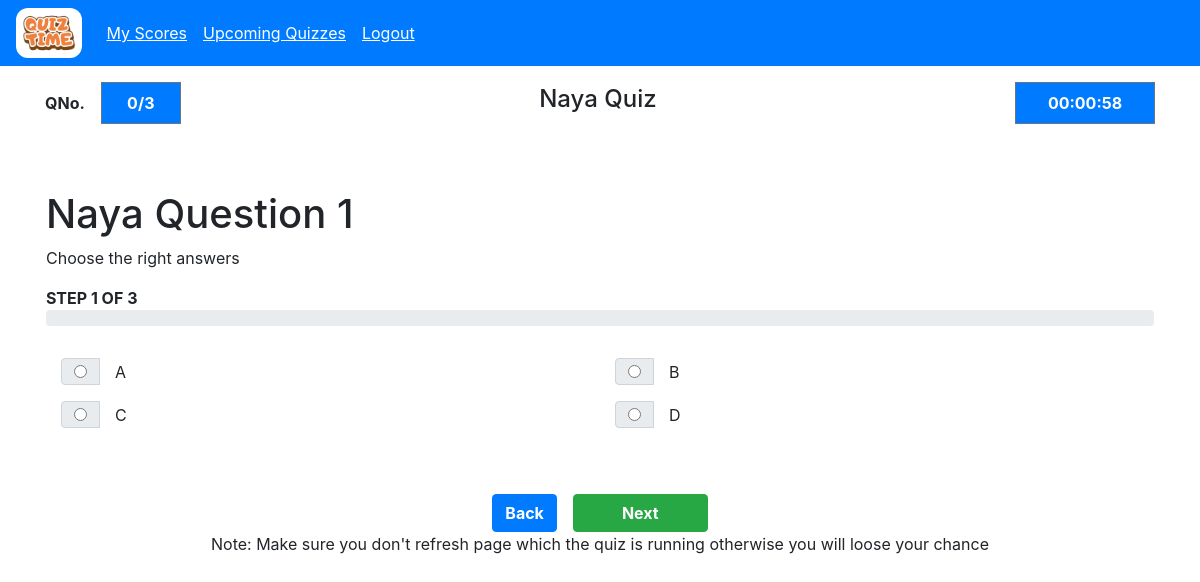
/user/quiz/start?quiz_id=2c81e332-cca0-444c-ad05-cfd09a8bd443 (signed in), run on the app's committed database.
### models/model.py (models this page shows)
class Quiz(db.Model):
    __tablename__='quiz'
    id=db.Column(db.VARCHAR(100), primary_key=True)
    quiz_title=db.Column(db.VARCHAR(100), nullable=False)
    chapter_id=db.Column(db.VARCHAR(100), db.ForeignKey('chapters.id'), nullable=False)
    chapter_code=db.Column(db.VARCHAR(100), db.ForeignKey('chapters.code'), nullable=False)
    date_of_quiz=db.Column(db.DATE, nullable=False)
    time_duration_hr=db.Column(db.Integer, nullable=False)
    time_duration_min=db.Column(db.Integer, nullable=False)
    remarks=db.Column(db.VARCHAR(100), nullable=False)
    created_at=db.Column(db.TIMESTAMP, nullable=False)
    updated_at=db.Column(db.TIMESTAMP, nullable=False)
    is_active=db.Column(db.Boolean, default=True, nullable=False)
    user_id=db.Column(db.VARCHAR(100), db.ForeignKey('users.id'), nullable=True)
    total_marks=db.Column(db.Integer, nullable=False)

class Questions(db.Model):
    __tablename__='questions'
    id=db.Column(db.VARCHAR(100), primary_key=True)
    quiz_id=db.Column(db.VARCHAR(100), db.ForeignKey('quiz.id'), nullable=False)
    question_title=db.Column(db.VARCHAR(100),nullable=False)
    question_statement=db.Column(db.VARCHAR(100), nullable=False)
    chapter_id=db.Column(db.VARCHAR(100), db.ForeignKey('chapters.id'), nullable=False)
    chapter_code=db.Column(db.VARCHAR(100), db.ForeignKey('chapters.code'), nullable=False)
    option_1=db.Column(db.VARCHAR(100), nullable=False)
    option_2=db.Column(db.VARCHAR(100), nullable=False)
    option_3=db.Column(db.VARCHAR(100), nullable=False)
    option_4=db.Column(db.VARCHAR(100), nullable=False)
    created_at = db.Column(db.TIMESTAMP, nullable=False)
    updated_at = db.Column(db.TIMESTAMP, nullable=False)
    correct_option=db.Column(db.Integer, nullable=False)
    marks=db.Column(db.Integer, nullable=False)

### controllers/users/user.py (the view)
@user.route("/quiz/start")
@login_required
@role_required("user")
def start_quiz():
    try:
        quiz_id = request.args.get("quiz_id", "")
        if not quiz_id:
            raise ValueError("quiz_id is required")
        quiz = Quiz.query.filter_by(id=quiz_id).first()
        if not quiz:
            return flash_and_redirect("Quiz not found", "danger", url_for("user.user_quizzes",skip=0,take=25))
        all_questions = Questions.query.filter_by(quiz_id=quiz.id).all()
        total_rows = Questions.query.filter_by(quiz_id=quiz_id).count()
        initial_state = {
            "quiz_id": quiz.id,
            "current_question": 0,
            "answers": {}
        }
        session["quiz_progress"] = initial_state
        return render_template("user/start_quiz.html",paper_state=initial_state, total_rows=total_rows, quiz=quiz, rows=all_questions)
    except Exception as e:
        return flash_and_redirect(str(e), "danger", url_for("user.user_quizzes",skip=0,take=25))

### app.py (called while the page is built)
    @login_manager.user_loader
    def load_user(user_id):
        return User.query.get(user_id)

### controllers/decorator.py (called while the page is built)
def role_required(role):
    def decorator(func):
        @wraps(func)
        def wrapper(*args, **kwargs):
            if not current_user.is_authenticated:
                return redirect(url_for("auth.login"))
            if current_user.user_type != role and session.get("user_type") != role:
                if current_user.user_type == "admin":
                    return redirect(url_for("admin.admin_home"))
                return redirect(url_for("user.user_home"))
            return func(*args, **kwargs)
        return wrapper
    return decorator

### templates/user/start_quiz.html (shortened to what this page needs)
{% extends "base.html" %} {% block title %}Score Page{% endblock %} {% block
content %} {% include "user/user_wrapper.html" %}
<section class="p-3 d-flex flex-column align-items-center min-vh-100">
  <div class="container d-flex align-items-center justify-content-between">
    <div class="d-flex align-items-center">
      <p class="font-weight-bold m-0 mr-3">QNo.</p>
      <div
        style="width: 80px"
        class="bg-primary text-center p-2 d-flex justify-content-center align-items-center border border-secondary"
      >
        <span class="font-weight-bold text-white"
          >{{ paper_state.current_question }}/{{ total_rows }}</span
        >
      </div>
    </div>
    <div>
      <h4 id="title">{{ quiz.quiz_title }}</h4>
    </div>
    <div>
      <div
        style="width: 140px"
        class="bg-primary text-center p-2 d-flex justify-content-center align-items-center border border-secondary"
      >
        <span id="timer" class="font-weight-bold text-white"
          >{{ quiz.time_duration_hr }}:{{ quiz.time_duration_min }}:00</span
        >
      </div>
    </div>
  </div>
  {% if (total_rows|int) - (paper_state.current_question|int) == 1 %} {% set
  form_action = "/user/quiz/evaluate?quiz_id=" + quiz.id|string +
  "&question_id=" + rows[(paper_state.current_question|int)].id|string %} {%
  else %} {% set form_action = "/user/quiz/answer?quiz_id=" + quiz.id|string +
  "&question_id=" + rows[(paper_state.current_question|int)].id|string %} {%
  endif %}
  <form
    action="{{ form_action }}"
    method="post"
    class="container p-3"
    style="margin-top: 50px"
    id="answer-form"
  >
    <div>
      <h1>{{ rows[(paper_state.current_question|int)].question_statement }}</h1>
      <span>Choose the right answers</span>
      <p class="mt-3 mb-0 font-weight-bold">
        STEP {{ (paper_state.current_question|int)+1 }} OF {{ total_rows }}
      </p>
      <div class="progress mb-3">
      </div>
      <div class="container">
        <div class="row">
          <div class="col-sm input-group d-flex mt-3 align-items-center">
            <div class="input-group-prepend">
              <div class="input-group-text">
                <input type="radio" name="answer" value="1"  aria-label="Radio button for
                following text input" />
              </div>
            </div>
            <p class="m-0 ml-3">
              {{ rows[(paper_state.current_question|int)].option_1 }}
            </p>
          </div>
          <div class="col-sm input-group d-flex mt-3 align-items-center">
            <div class="input-group-prepend">
              <div class="input-group-text">
                <input type="radio" name="answer" value="2"  aria-label="Radio button for
                following text input" />
              </div>
            </div>
            <p class="m-0 ml-3">
              {{ rows[(paper_state.current_question|int)].option_2 }}
            </p>
          </div>
        </div>
        <div class="row">
          <div class="col-sm input-group d-flex mt-3 align-items-center">
            <div class="input-group-prepend">
              <div class="input-group-text">
                <input type="radio" name="answer" value="3"  aria-label="Radio button for
                following text input" />
              </div>
            </div>
            <p class="m-0 ml-3">
              {{ rows[(paper_state.current_question|int)].option_3 }}
            </p>
          </div>
          <div class="col-sm input-group d-flex mt-3 align-items-center">
            <div class="input-group-prepend">
              <div class="input-group-text">
                <input type="radio" value="4"  name="answer" aria-label="Radio
                button for following text input" />
              </div>
            </div>
            <p class="m-0 ml-3">
              {{ rows[(paper_state.current_question|int)].option_4 }}
            </p>
          </div>
        </div>
      </div>
    </div>
  </form>
  <form
    action="/user/quiz/go-back?quiz_id={{ quiz.id }}&question_id={{ rows[(paper_state.current_question|int)].id }}"
    method="post"
    id="back-form"
  >
    <div
      class="container d-flex justify-content-center align-items-center"
      style="margin-top: 50px"
    >
      <button type="submit" class="mr-3 btn btn-primary font-weight-bold">
        Back
      </button>
      <button
        type="button"
        onclick="document.getElementById('answer-form').submit();"
        class="btn btn-success font-weight-bold px-5"
      >
        {{ "Submit" if (total_rows|int)-paper_state.current_question == 1 else
        "Next" }}
      </button>
    </div>
    <span
      >Note: Make sure you don't refresh page which the quiz is running
      otherwise you will loose your chance</span
    >
  </form>
</section>
{% endblock %}

### static/css/style.css (style rules this page uses)
#title { display: block; }

### data on the page
Quiz: quiz_title "Naya Quiz"
Questions: question_statement "Naya Question 1", option_1 "A", option_2 "B", option_3 "C", option_4 "D"

### other printed values
{{ paper_state.current_question }} "0"
{{ total_rows }} "3"
{{ (paper_state.current_question|int)+1 }} "1"
